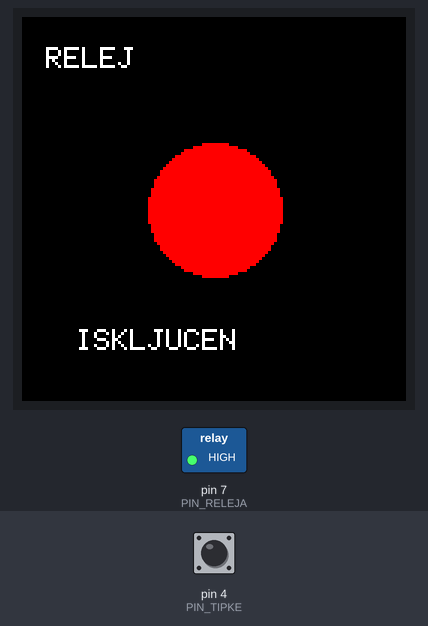
A sketch run on a simulated Arduino Uno, built with avr-gcc and run on an emulated ATmega328P. Parts: 128×128 colour display, switched loads named in the sketch (green lamp = pin HIGH). Inputs (shaded band) come from the test bench; at power-on: pin 4 (PIN_TIPKE) HIGH.

Above: at 1.3 s.
1.4 s: pin 4 (PIN_TIPKE) pulled LOW for 0.15 s
At 2.2 s:
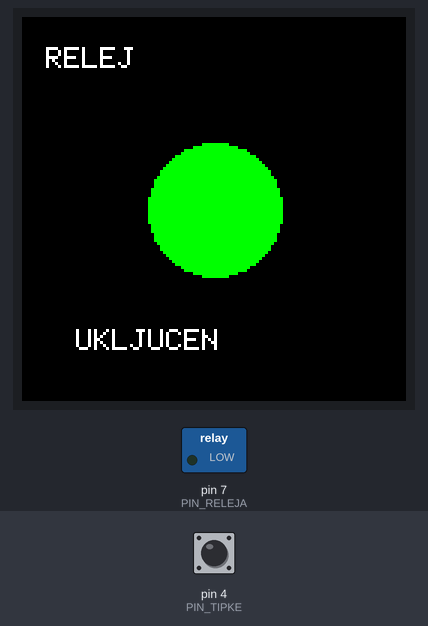
3.0 s: pin 4 (PIN_TIPKE) pulled LOW for 1 s
At 3.5 s:
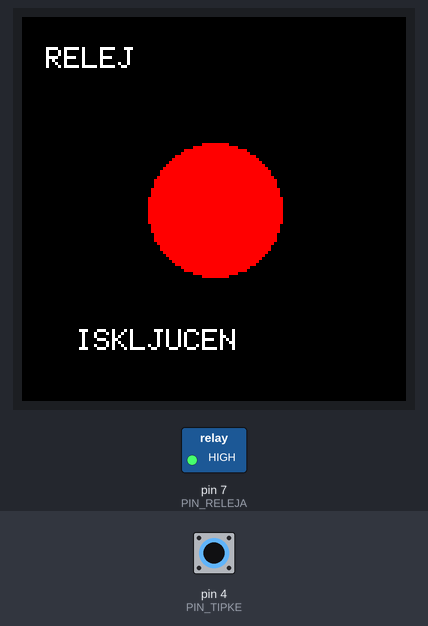
5.5 s: pin 4 (PIN_TIPKE) pulled LOW for 3.2 s
At 6.5 s:
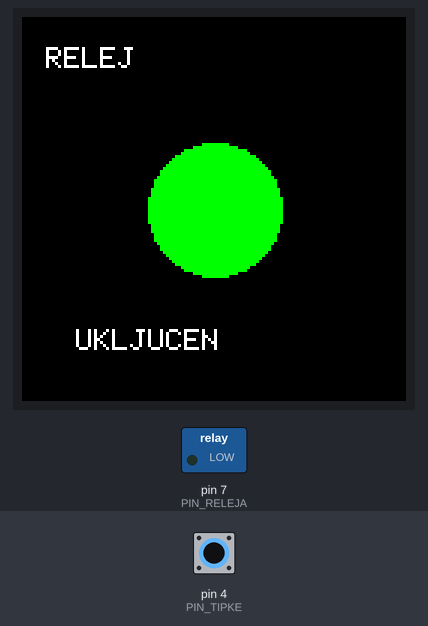
Timing chart, 0 to 8.5 s (numbered marks = the images above; inputs shaded):
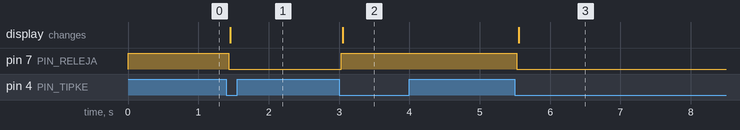

Measured:
- after the input at 1.4 s, pin 7 (PIN_RELEJA): HIGH → LOW at once; the display: changes after 0.05 s (image 1)
- after the input at 3.0 s, pin 7 (PIN_RELEJA): LOW → HIGH at once; the display: changes after 0.05 s (image 2)
- after the input at 5.5 s, pin 7 (PIN_RELEJA): HIGH → LOW at once; the display: changes after 0.05 s (image 3)

The sketch:

LV07_Relej_TFT_ST7735.ino
```cpp
// LV07: tipka mijenja stanje releja, a TFT prikazuje isto stanje.
// Kontakti COM/NO/NC ostaju prazni; ne prikljucuj mrezni napon.
#include <SPI.h>
#include <Adafruit_GFX.h>
#include <Adafruit_ST7735.h>

Adafruit_ST7735 tft(10, 9, 8);  // CS, DC, RST.
const byte PIN_TIPKE = 4;
const byte PIN_RELEJA = 7;
const bool RELEJ_AKTIVAN_NA_LOW = true;
bool relejUkljucen = false;
bool prethodnoOcitanje = HIGH;
bool stabilnoStanjeTipke = HIGH;
unsigned long vrijemePromjeneTipke = 0;

// Logicko stanje prevodimo u razinu koju trazi konkretni modul.
void postaviRelej(bool ukljucen) {
  if (RELEJ_AKTIVAN_NA_LOW) {
    if (ukljucen) {
      digitalWrite(PIN_RELEJA, LOW);
    } else {
      digitalWrite(PIN_RELEJA, HIGH);
    }
  } else {
    if (ukljucen) {
      digitalWrite(PIN_RELEJA, HIGH);
    } else {
      digitalWrite(PIN_RELEJA, LOW);
    }
  }
}

void prikaziStanje() {
  postaviRelej(relejUkljucen);
  tft.fillScreen(ST77XX_BLACK);
  tft.setCursor(8, 10);
  tft.setTextSize(1);
  tft.setTextColor(ST77XX_WHITE);
  tft.print("RELEJ");

  if (relejUkljucen) {
    tft.fillCircle(64, 64, 22, ST77XX_GREEN);
  } else {
    tft.fillCircle(64, 64, 22, ST77XX_RED);
  }
  tft.setCursor(18, 104);
  if (relejUkljucen) {
    tft.print("UKLJUCEN");
  } else {
    tft.print("ISKLJUCEN");
  }
}

void setup() {
  // Iskljucenu razinu pripremamo prije postavljanja pina kao izlaza.
  postaviRelej(false);
  pinMode(PIN_RELEJA, OUTPUT);
  pinMode(PIN_TIPKE, INPUT_PULLUP);  // Pritisnuta tipka daje LOW.
  tft.initR(INITR_144GREENTAB);
  tft.setRotation(0);
  prikaziStanje();
}

void loop() {
  bool ocitanjeTipke = digitalRead(PIN_TIPKE);
  if (ocitanjeTipke != prethodnoOcitanje) {
    prethodnoOcitanje = ocitanjeTipke;
    vrijemePromjeneTipke = millis();
  }

  // Priznaj promjenu tek kada kontakt miruje najmanje 30 ms.
  if (millis() - vrijemePromjeneTipke >= 30 &&
      ocitanjeTipke != stabilnoStanjeTipke) {
    stabilnoStanjeTipke = ocitanjeTipke;
    if (stabilnoStanjeTipke == LOW) {
      if (relejUkljucen) {
        relejUkljucen = false;
      } else {
        relejUkljucen = true;
      }
      prikaziStanje();  // Relej i prikaz mijenjaju se istim pritiskom.
    }
  }
}
```
